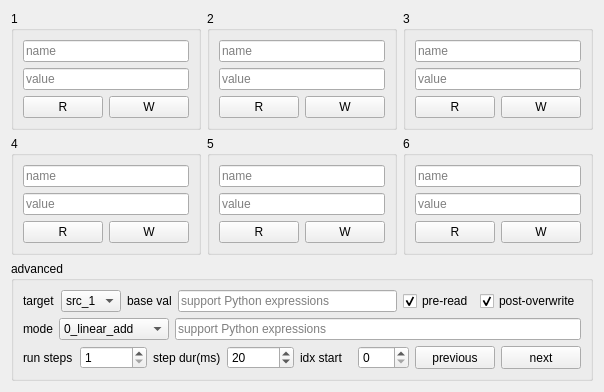
      <widget class="QWidget" name="tab">
       <attribute name="title">
        <string>paraSet</string>
       </attribute>
       <layout class="QVBoxLayout" name="verticalLayout_9" stretch="1,1,1">
        <item>
         <layout class="QHBoxLayout" name="horizontalLayout_8">
          <item>
           <widget class="QGroupBox" name="groupBox">
            <property name="title">
             <string>1</string>
            </property>
            <layout class="QVBoxLayout" name="verticalLayout_2">
             <item>
              <widget class="QLineEdit" name="lineEdit">
               <property name="sizePolicy">
                <sizepolicy hsizetype="Expanding" vsizetype="Preferred">
                 <horstretch>0</horstretch>
                 <verstretch>0</verstretch>
                </sizepolicy>
               </property>
               <property name="placeholderText">
                <string>name</string>
               </property>
              </widget>
             </item>
             <item>
              <widget class="QLineEdit" name="lineEditV">
               <property name="sizePolicy">
                <sizepolicy hsizetype="Expanding" vsizetype="Preferred">
                 <horstretch>0</horstretch>
                 <verstretch>0</verstretch>
                </sizepolicy>
               </property>
               <property name="placeholderText">
                <string>value</string>
               </property>
              </widget>
             </item>
             <item>
              <layout class="QHBoxLayout" name="horizontalLayout">
               <item>
                <widget class="QPushButton" name="pushButtonR">
                 <property name="sizePolicy">
                  <sizepolicy hsizetype="Minimum" vsizetype="Preferred">
                   <horstretch>0</horstretch>
                   <verstretch>0</verstretch>
                  </sizepolicy>
                 </property>
                 <property name="text">
                  <string>R</string>
                 </property>
                </widget>
               </item>
               <item>
                <widget class="QPushButton" name="pushButtonW">
                 <property name="sizePolicy">
                  <sizepolicy hsizetype="Minimum" vsizetype="Preferred">
                   <horstretch>0</horstretch>
                   <verstretch>0</verstretch>
                  </sizepolicy>
                 </property>
                 <property name="text">
                  <string>W</string>
                 </property>
                </widget>
               </item>
              </layout>
             </item>
            </layout>
           </widget>
          </item>
          <item>
           <widget class="QGroupBox" name="groupBox_2">
            <property name="title">
             <string>2</string>
            </property>
            <layout class="QVBoxLayout" name="verticalLayout_3">
             <item>
              <widget class="QLineEdit" name="lineEdit_2">
               <property name="sizePolicy">
                <sizepolicy hsizetype="Expanding" vsizetype="Preferred">
                 <horstretch>0</horstretch>
                 <verstretch>0</verstretch>
                </sizepolicy>
               </property>
               <property name="placeholderText">
                <string>name</string>
               </property>
              </widget>
             </item>
             <item>
              <widget class="QLineEdit" name="lineEditV_2">
               <property name="sizePolicy">
                <sizepolicy hsizetype="Expanding" vsizetype="Preferred">
                 <horstretch>0</horstretch>
                 <verstretch>0</verstretch>
                </sizepolicy>
               </property>
               <property name="placeholderText">
                <string>value</string>
               </property>
              </widget>
             </item>
             <item>
              <layout class="QHBoxLayout" name="horizontalLayout_2">
               <item>
                <widget class="QPushButton" name="pushButtonR_2">
                 <property name="sizePolicy">
                  <sizepolicy hsizetype="Minimum" vsizetype="Preferred">
                   <horstretch>0</horstretch>
                   <verstretch>0</verstretch>
                  </sizepolicy>
                 </property>
                 <property name="text">
                  <string>R</string>
                 </property>
                </widget>
               </item>
               <item>
                <widget class="QPushButton" name="pushButtonW_2">
                 <property name="sizePolicy">
                  <sizepolicy hsizetype="Minimum" vsizetype="Preferred">
                   <horstretch>0</horstretch>
                   <verstretch>0</verstretch>
                  </sizepolicy>
                 </property>
                 <property name="text">
                  <string>W</string>
                 </property>
                </widget>
               </item>
              </layout>
             </item>
            </layout>
           </widget>
          </item>
          <item>
           <widget class="QGroupBox" name="groupBox_3">
            <property name="title">
             <string>3</string>
            </property>
            <layout class="QVBoxLayout" name="verticalLayout_4">
             <item>
              <widget class="QLineEdit" name="lineEdit_3">
               <property name="sizePolicy">
                <sizepolicy hsizetype="Expanding" vsizetype="Preferred">
                 <horstretch>0</horstretch>
                 <verstretch>0</verstretch>
                </sizepolicy>
               </property>
               <property name="placeholderText">
                <string>name</string>
               </property>
              </widget>
             </item>
             <item>
              <widget class="QLineEdit" name="lineEditV_3">
               <property name="sizePolicy">
                <sizepolicy hsizetype="Expanding" vsizetype="Preferred">
                 <horstretch>0</horstretch>
                 <verstretch>0</verstretch>
                </sizepolicy>
               </property>
               <property name="placeholderText">
                <string>value</string>
               </property>
              </widget>
             </item>
             <item>
              <layout class="QHBoxLayout" name="horizontalLayout_3">
               <item>
                <widget class="QPushButton" name="pushButtonR_3">
                 <property name="sizePolicy">
                  <sizepolicy hsizetype="Minimum" vsizetype="Preferred">
                   <horstretch>0</horstretch>
                   <verstretch>0</verstretch>
                  </sizepolicy>
                 </property>
                 <property name="text">
                  <string>R</string>
                 </property>
                </widget>
               </item>
               <item>
                <widget class="QPushButton" name="pushButtonW_3">
                 <property name="sizePolicy">
                  <sizepolicy hsizetype="Minimum" vsizetype="Preferred">
                   <horstretch>0</horstretch>
                   <verstretch>0</verstretch>
                  </sizepolicy>
                 </property>
                 <property name="text">
                  <string>W</string>
                 </property>
                </widget>
               </item>
              </layout>
             </item>
            </layout>
           </widget>
          </item>
         </layout>
        </item>
        <item>
         <layout class="QHBoxLayout" name="horizontalLayout_7">
          <item>
           <widget class="QGroupBox" name="groupBox_4">
            <property name="title">
             <string>4</string>
            </property>
            <layout class="QVBoxLayout" name="verticalLayout_5">
             <item>
              <widget class="QLineEdit" name="lineEdit_4">
               <property name="sizePolicy">
                <sizepolicy hsizetype="Expanding" vsizetype="Preferred">
                 <horstretch>0</horstretch>
                 <verstretch>0</verstretch>
                </sizepolicy>
               </property>
               <property name="placeholderText">
                <string>name</string>
               </property>
              </widget>
             </item>
             <item>
              <widget class="QLineEdit" name="lineEditV_4">
               <property name="sizePolicy">
                <sizepolicy hsizetype="Expanding" vsizetype="Preferred">
                 <horstretch>0</horstretch>
                 <verstretch>0</verstretch>
                </sizepolicy>
               </property>
               <property name="placeholderText">
                <string>value</string>
               </property>
              </widget>
             </item>
             <item>
              <layout class="QHBoxLayout" name="horizontalLayout_4">
               <item>
                <widget class="QPushButton" name="pushButtonR_4">
                 <property name="sizePolicy">
                  <sizepolicy hsizetype="Minimum" vsizetype="Preferred">
                   <horstretch>0</horstretch>
                   <verstretch>0</verstretch>
                  </sizepolicy>
                 </property>
                 <property name="text">
                  <string>R</string>
                 </property>
                </widget>
               </item>
               <item>
                <widget class="QPushButton" name="pushButtonW_4">
                 <property name="sizePolicy">
                  <sizepolicy hsizetype="Minimum" vsizetype="Preferred">
                   <horstretch>0</horstretch>
                   <verstretch>0</verstretch>
                  </sizepolicy>
                 </property>
                 <property name="text">
                  <string>W</string>
                 </property>
                </widget>
               </item>
              </layout>
             </item>
            </layout>
           </widget>
          </item>
          <item>
           <widget class="QGroupBox" name="groupBox_5">
            <property name="title">
             <string>5</string>
            </property>
            <layout class="QVBoxLayout" name="verticalLayout_6">
             <item>
              <widget class="QLineEdit" name="lineEdit_5">
               <property name="sizePolicy">
                <sizepolicy hsizetype="Expanding" vsizetype="Preferred">
                 <horstretch>0</horstretch>
                 <verstretch>0</verstretch>
                </sizepolicy>
               </property>
               <property name="placeholderText">
                <string>name</string>
               </property>
              </widget>
             </item>
             <item>
              <widget class="QLineEdit" name="lineEditV_5">
               <property name="sizePolicy">
                <sizepolicy hsizetype="Expanding" vsizetype="Preferred">
                 <horstretch>0</horstretch>
                 <verstretch>0</verstretch>
                </sizepolicy>
               </property>
               <property name="placeholderText">
                <string>value</string>
               </property>
              </widget>
             </item>
             <item>
              <layout class="QHBoxLayout" name="horizontalLayout_5">
               <item>
                <widget class="QPushButton" name="pushButtonR_5">
                 <property name="sizePolicy">
                  <sizepolicy hsizetype="Minimum" vsizetype="Preferred">
                   <horstretch>0</horstretch>
                   <verstretch>0</verstretch>
                  </sizepolicy>
                 </property>
                 <property name="text">
                  <string>R</string>
                 </property>
                </widget>
               </item>
               <item>
                <widget class="QPushButton" name="pushButtonW_5">
                 <property name="sizePolicy">
                  <sizepolicy hsizetype="Minimum" vsizetype="Preferred">
                   <horstretch>0</horstretch>
                   <verstretch>0</verstretch>
                  </sizepolicy>
                 </property>
                 <property name="text">
                  <string>W</string>
                 </property>
                </widget>
               </item>
              </layout>
             </item>
            </layout>
           </widget>
          </item>
          <item>
           <widget class="QGroupBox" name="groupBox_6">
            <property name="title">
             <string>6</string>
            </property>
            <layout class="QVBoxLayout" name="verticalLayout_7">
             <item>
              <widget class="QLineEdit" name="lineEdit_6">
               <property name="sizePolicy">
                <sizepolicy hsizetype="Expanding" vsizetype="Preferred">
                 <horstretch>0</horstretch>
                 <verstretch>0</verstretch>
                </sizepolicy>
               </property>
               <property name="placeholderText">
                <string>name</string>
               </property>
              </widget>
             </item>
             <item>
              <widget class="QLineEdit" name="lineEditV_6">
               <property name="sizePolicy">
                <sizepolicy hsizetype="Expanding" vsizetype="Preferred">
                 <horstretch>0</horstretch>
                 <verstretch>0</verstretch>
                </sizepolicy>
               </property>
               <property name="placeholderText">
                <string>value</string>
               </property>
              </widget>
             </item>
             <item>
              <layout class="QHBoxLayout" name="horizontalLayout_6">
               <item>
                <widget class="QPushButton" name="pushButtonR_6">
                 <property name="sizePolicy">
                  <sizepolicy hsizetype="Minimum" vsizetype="Preferred">
                   <horstretch>0</horstretch>
                   <verstretch>0</verstretch>
                  </sizepolicy>
                 </property>
                 <property name="text">
                  <string>R</string>
                 </property>
                </widget>
               </item>
               <item>
                <widget class="QPushButton" name="pushButtonW_6">
                 <property name="sizePolicy">
                  <sizepolicy hsizetype="Minimum" vsizetype="Preferred">
                   <horstretch>0</horstretch>
                   <verstretch>0</verstretch>
                  </sizepolicy>
                 </property>
                 <property name="text">
                  <string>W</string>
                 </property>
                </widget>
               </item>
              </layout>
             </item>
            </layout>
           </widget>
          </item>
         </layout>
        </item>
        <item>
         <widget class="QGroupBox" name="groupBox_7">
          <property name="title">
           <string>advanced</string>
          </property>
          <layout class="QVBoxLayout" name="verticalLayout_8">
           <item>
            <layout class="QHBoxLayout" name="horizontalLayout_9">
             <item>
              <widget class="QLabel" name="label_15">
               <property name="text">
                <string>target</string>
               </property>
              </widget>
             </item>
             <item>
              <widget class="QComboBox" name="comboBox_src">
               <property name="sizePolicy">
                <sizepolicy hsizetype="Preferred" vsizetype="Preferred">
                 <horstretch>0</horstretch>
                 <verstretch>0</verstretch>
                </sizepolicy>
               </property>
               <item>
                <property name="text">
                 <string>src_1</string>
                </property>
               </item>
               <item>
                <property name="text">
                 <string>src_2</string>
                </property>
               </item>
               <item>
                <property name="text">
                 <string>src_3</string>
                </property>
               </item>
               <item>
                <property name="text">
                 <string>src_4</string>
                </property>
               </item>
               <item>
                <property name="text">
                 <string>src_5</string>
                </property>
               </item>
               <item>
                <property name="text">
                 <string>src_6</string>
                </property>
               </item>
              </widget>
             </item>
             <item>
              <widget class="QLabel" name="label_13">
               <property name="text">
                <string>base val</string>
               </property>
              </widget>
             </item>
             <item>
              <widget class="QLineEdit" name="lineEdit_baseVal">
               <property name="sizePolicy">
                <sizepolicy hsizetype="Expanding" vsizetype="Preferred">
                 <horstretch>0</horstretch>
                 <verstretch>0</verstretch>
                </sizepolicy>
               </property>
               <property name="placeholderText">
                <string>support Python expressions</string>
               </property>
              </widget>
             </item>
             <item>
              <widget class="QCheckBox" name="checkBox_preRead">
               <property name="sizePolicy">
                <sizepolicy hsizetype="Minimum" vsizetype="Preferred">
                 <horstretch>0</horstretch>
                 <verstretch>0</verstretch>
                </sizepolicy>
               </property>
               <property name="text">
                <string>pre-read</string>
               </property>
               <property name="checked">
                <bool>true</bool>
               </property>
              </widget>
             </item>
             <item>
              <widget class="QCheckBox" name="checkBox_postOverwrite">
               <property name="sizePolicy">
                <sizepolicy hsizetype="Minimum" vsizetype="Preferred">
                 <horstretch>0</horstretch>
                 <verstretch>0</verstretch>
                </sizepolicy>
               </property>
               <property name="text">
                <string>post-overwrite</string>
               </property>
               <property name="checked">
                <bool>true</bool>
               </property>
              </widget>
             </item>
            </layout>
           </item>
           <item>
            <layout class="QHBoxLayout" name="horizontalLayout_24">
             <item>
              <widget class="QLabel" name="label_17">
               <property name="text">
                <string>mode</string>
               </property>
              </widget>
             </item>
             <item>
              <widget class="QComboBox" name="comboBox_advMode">
               <property name="sizePolicy">
                <sizepolicy hsizetype="Preferred" vsizetype="Preferred">
                 <horstretch>0</horstretch>
                 <verstretch>0</verstretch>
                </sizepolicy>
               </property>
               <item>
                <property name="text">
                 <string>0_linear_add</string>
                </property>
               </item>
               <item>
                <property name="text">
                 <string>1_log_multiply</string>
                </property>
               </item>
               <item>
                <property name="text">
                 <string>2_LUT_assign</string>
                </property>
               </item>
              </widget>
             </item>
             <item>
              <widget class="QLineEdit" name="lineEdit_tarVal">
               <property name="sizePolicy">
                <sizepolicy hsizetype="Expanding" vsizetype="Preferred">
                 <horstretch>0</horstretch>
                 <verstretch>0</verstretch>
                </sizepolicy>
               </property>
               <property name="placeholderText">
                <string>support Python expressions</string>
               </property>
              </widget>
             </item>
            </layout>
           </item>
           <item>
            <layout class="QHBoxLayout" name="horizontalLayout_25">
             <item>
              <widget class="QLabel" name="label_16">
               <property name="text">
                <string>run steps</string>
               </property>
              </widget>
             </item>
             <item>
              <widget class="QSpinBox" name="spinBox_runStep">
               <property name="sizePolicy">
                <sizepolicy hsizetype="Minimum" vsizetype="Preferred">
                 <horstretch>0</horstretch>
                 <verstretch>0</verstretch>
                </sizepolicy>
               </property>
               <property name="minimum">
                <number>1</number>
               </property>
               <property name="maximum">
                <number>999999</number>
               </property>
              </widget>
             </item>
             <item>
              <widget class="QLabel" name="label_14">
               <property name="text">
                <string>step dur(ms)</string>
               </property>
              </widget>
             </item>
             <item>
              <widget class="QSpinBox" name="spinBox_durTime">
               <property name="sizePolicy">
                <sizepolicy hsizetype="Minimum" vsizetype="Preferred">
                 <horstretch>0</horstretch>
                 <verstretch>0</verstretch>
                </sizepolicy>
               </property>
               <property name="maximum">
                <number>999999</number>
               </property>
               <property name="value">
                <number>20</number>
               </property>
              </widget>
             </item>
             <item>
              <widget class="QLabel" name="label_12">
               <property name="text">
                <string>idx start</string>
               </property>
              </widget>
             </item>
             <item>
              <widget class="QSpinBox" name="spinBox_idx">
               <property name="sizePolicy">
                <sizepolicy hsizetype="Minimum" vsizetype="Preferred">
                 <horstretch>0</horstretch>
                 <verstretch>0</verstretch>
                </sizepolicy>
               </property>
               <property name="maximum">
                <number>999</number>
               </property>
              </widget>
             </item>
             <item>
              <widget class="QPushButton" name="pushButton_preRun">
               <property name="sizePolicy">
                <sizepolicy hsizetype="Minimum" vsizetype="Preferred">
                 <horstretch>0</horstretch>
                 <verstretch>0</verstretch>
                </sizepolicy>
               </property>
               <property name="text">
                <string>previous</string>
               </property>
              </widget>
             </item>
             <item>
              <widget class="QPushButton" name="pushButton_normRun">
               <property name="sizePolicy">
                <sizepolicy hsizetype="Minimum" vsizetype="Preferred">
                 <horstretch>0</horstretch>
                 <verstretch>0</verstretch>
                </sizepolicy>
               </property>
               <property name="text">
                <string>next</string>
               </property>
              </widget>
             </item>
            </layout>
           </item>
          </layout>
         </widget>
        </item>
       </layout>
      </widget>
